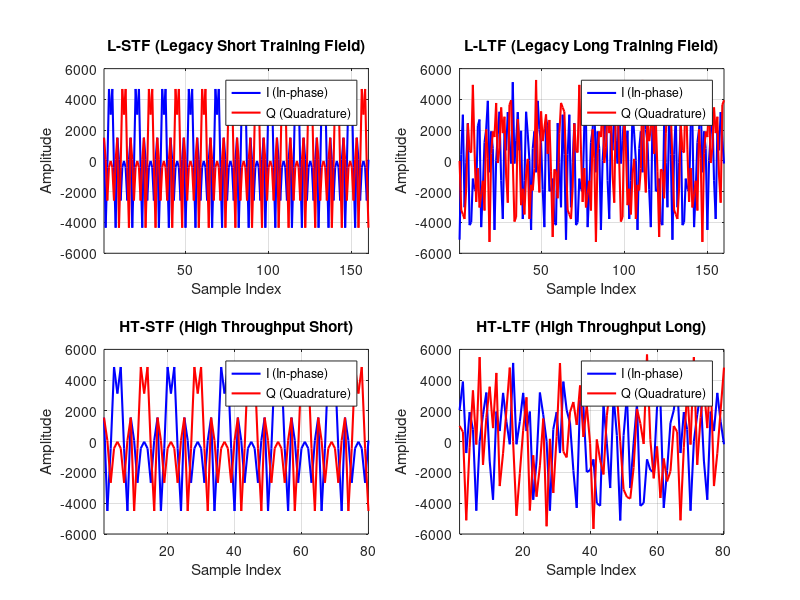
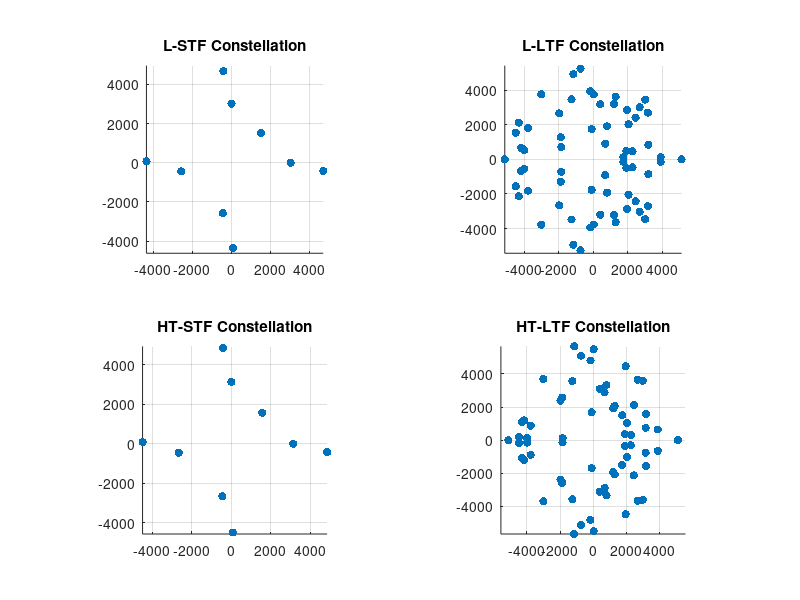

The MATLAB script that drew these images, in order:
%% 802.11 Preamble Visualization Script
% Bu script, Verilog ROM dosyalarındaki hex verileri kullanarak
% L-STF, L-LTF, HT-STF ve HT-LTF sinyallerinin I/Q grafiklerini çizer.

clear; clc; close all;

%% 1. Veri Tanımları (ROM Dosyalarından Alınan Hex Değerler)

% --- L-STF (Legacy Short Training Field) ---
% 16 örnek (1 periyot), toplamda 10 kez tekrarlanır (160 örnek)
l_stf_hex = [
    "05E305E3"; "EF0C004D"; "FE47F5F3"; "1246FE61"; 
    "0BC70000"; "1246FE61"; "FE47F5F3"; "EF0C004D"; 
    "05E305E3"; "004DEF0C"; "F5F3FE47"; "FE611246"; 
    "00000BC7"; "FE611246"; "F5F3FE47"; "004DEF0C"
];

% --- L-LTF (Legacy Long Training Field) ---
% 160 örnek
l_ltf_hex = [
    "EC000000"; "0193F382"; "0BBDF273"; "F43DF143"; "FFA4F91E"; "099C097A"; "EFB402A0"; "F066021F";
    "FB841350"; "F8C602CA"; "F848F598"; "08E7FE31"; "0A86F42E"; "EF33F7A7"; "F8ADFAF8"; "04BAF369";
    "08000800"; "0F430086"; "FD1FEB70"; "078201EA"; "0322077E"; "EE7D0611"; "00200EB8"; "06D4FF7A";
    "0C7C0350"; "FB180D97"; "F1430710"; "07A80B3A"; "02B4FC6E"; "0C65F567"; "05170E3A"; "FF580F67";
    "14000000"; "FF58F099"; "0517F1C6"; "0C650A99"; "02B40392"; "07A8F4C6"; "F143F8F0"; "FB18F269";
    "0C7CFCB0"; "06D40086"; "0020F148"; "EE7DF9EF"; "0322F882"; "0782FE16"; "FD1F1490"; "0F43FF7A";
    "0800F800"; "04BA0C97"; "F8AD0508"; "EF330859"; "0A860BD2"; "08E701CF"; "F8480A68"; "F8C6FD36";
    "FB84ECB0"; "F066FDE1"; "EFB4FD60"; "099CF686"; "FFA406E2"; "F43D0EBD"; "0BBD0D8D"; "01930C7E";
    "EC000000"; "0193F382"; "0BBDF273"; "F43DF143"; "FFA4F91E"; "099C097A"; "EFB402A0"; "F066021F";
    "FB841350"; "F8C602CA"; "F848F598"; "08E7FE31"; "0A86F42E"; "EF33F7A7"; "F8ADFAF8"; "04BAF369";
    "08000800"; "0F430086"; "FD1FEB70"; "078201EA"; "0322077E"; "EE7D0611"; "00200EB8"; "06D4FF7A";
    "0C7C0350"; "FB180D97"; "F1430710"; "07A80B3A"; "02B4FC6E"; "0C65F567"; "05170E3A"; "FF580F67";
    "14000000"; "FF58F099"; "0517F1C6"; "0C650A99"; "02B40392"; "07A8F4C6"; "F143F8F0"; "FB18F269";
    "0C7CFCB0"; "06D40086"; "0020F148"; "EE7DF9EF"; "0322F882"; "0782FE16"; "FD1F1490"; "0F43FF7A";
    "0800F800"; "04BA0C97"; "F8AD0508"; "EF330859"; "0A860BD2"; "08E701CF"; "F8480A68"; "F8C6FD36";
    "FB84ECB0"; "F066FDE1"; "EFB4FD60"; "099CF686"; "FFA406E2"; "F43D0EBD"; "0BBD0D8D"; "01930C7E";
    "EC000000"; "0193F382"; "0BBDF273"; "F43DF143"; "FFA4F91E"; "099C097A"; "EFB402A0"; "F066021F";
    "FB841350"; "F8C602CA"; "F848F598"; "08E7FE31"; "0A86F42E"; "EF33F7A7"; "F8ADFAF8"; "04BAF369";
    "08000800"; "0F430086"; "FD1FEB70"; "078201EA"; "0322077E"; "EE7D0611"; "00200EB8"; "06D4FF7A";
    "0C7C0350"; "FB180D97"; "F1430710"; "07A80B3A"; "02B4FC6E"; "0C65F567"; "05170E3A"; "FF580F67"
];

% --- HT-STF (High Throughput Short Training Field) ---
% 16 örnek (1 periyot), toplamda 5 kez tekrarlanır (80 örnek)
ht_stf_hex = [
    "061C061C"; "EE680050"; "FE36F592"; "12F6FE52"; 
    "0C380000"; "12F6FE52"; "FE36F592"; "EE680050"; 
    "061C061C"; "0050EE68"; "F592FE36"; "FE5212F6"; 
    "00000C38"; "FE5212F6"; "F592FE36"; "0050EE68"
];

% --- HT-LTF (High Throughput Long Training Field) ---
% 80 örnek
ht_ltf_hex = [
    "08000400"; "0F430285"; "FD1FEC0B"; "0782FE9C"; "03220D06"; "EE7DFF47"; "00201579"; "06D4FA1F";
    "0C7C0624"; "FB180DF6"; "F1430374"; "07A81176"; "02B4F4BC"; "0C65FD14"; "05170813"; "FF5812D1";
    "14000000"; "FF58ED2F"; "0517F7ED"; "0C6502EC"; "02B40B44"; "07A8EE8A"; "F143FC8C"; "FB18F20A";
    "0C7CF9DC"; "06D405E1"; "0020EA87"; "EE7D00B9"; "0322F2FA"; "07820164"; "FD1F13F5"; "0F43FD7B";
    "0800FC00"; "04BA0788"; "F8AD0A15"; "EF330443"; "0A860E4A"; "08E70134"; "F848094F"; "F8C6FF82";
    "FB84E9DC"; "F0660092"; "EFB4FB54"; "099CF7AE"; "FFA40694"; "F43D0E74"; "0BBD0E0D"; "01930C23";
    "EC000000"; "0193F3DD"; "0BBDF1F3"; "F43DF18C"; "FFA4F96C"; "099C0852"; "EFB404AC"; "F066FF6E";
    "FB841624"; "F8C6007E"; "F848F6B1"; "08E7FECC"; "0A86F1B6"; "EF33FBBD"; "F8ADF5EB"; "04BAF878";
    "08000400"; "0F430285"; "FD1FEC0B"; "0782FE9C"; "03220D06"; "EE7DFF47"; "00201579"; "06D4FA1F";
    "0C7C0624"; "FB180DF6"; "F1430374"; "07A81176"; "02B4F4BC"; "0C65FD14"; "05170813"; "FF5812D1"
];

%% 2. Hex'ten Complex Sayıya Dönüştürme Fonksiyonu
function complex_data = hex2iq(hex_array)
    % Hex string dizisini karakter dizisine çevir
    hex_char = char(hex_array);
    
    % İlk 4 karakter I (Real), Son 4 karakter Q (Imaginary)
    i_hex = hex_char(:, 1:4);
    q_hex = hex_char(:, 5:8);
    
    % Hex'ten Signed Integer'a çevir (16-bit, 2's complement)
    i_val = typecast(uint16(hex2dec(i_hex)), 'int16');
    q_val = typecast(uint16(hex2dec(q_hex)), 'int16');
    
    % Complex sayı oluştur
    complex_data = double(i_val) + 1j * double(q_val);
end

%% 3. Verileri İşleme

% L-STF: 10 tekrar (160 sample)
l_stf_one_period = hex2iq(l_stf_hex);
l_stf_full = repmat(l_stf_one_period, 10, 1); 

% L-LTF: Olduğu gibi (160 sample)
l_ltf_full = hex2iq(l_ltf_hex);

% HT-STF: 5 tekrar (80 sample)
ht_stf_one_period = hex2iq(ht_stf_hex);
ht_stf_full = repmat(ht_stf_one_period, 5, 1);

% HT-LTF: Olduğu gibi (80 sample)
ht_ltf_full = hex2iq(ht_ltf_hex);

%% 4. Görselleştirme

figure('Name', '802.11 Preamble Signals', 'Position', [100, 100, 1200, 800]);

% --- L-STF Plot ---
subplot(2, 2, 1);
plot(real(l_stf_full), 'b', 'LineWidth', 1.5); hold on;
plot(imag(l_stf_full), 'r', 'LineWidth', 1.5);
title('L-STF (Legacy Short Training Field)');
xlabel('Sample Index'); ylabel('Amplitude');
legend('I (In-phase)', 'Q (Quadrature)');
grid on; xlim([1 160]);

% --- L-LTF Plot ---
subplot(2, 2, 2);
plot(real(l_ltf_full), 'b', 'LineWidth', 1.5); hold on;
plot(imag(l_ltf_full), 'r', 'LineWidth', 1.5);
title('L-LTF (Legacy Long Training Field)');
xlabel('Sample Index'); ylabel('Amplitude');
legend('I (In-phase)', 'Q (Quadrature)');
grid on; xlim([1 160]);

% --- HT-STF Plot ---
subplot(2, 2, 3);
plot(real(ht_stf_full), 'b', 'LineWidth', 1.5); hold on;
plot(imag(ht_stf_full), 'r', 'LineWidth', 1.5);
title('HT-STF (High Throughput Short)');
xlabel('Sample Index'); ylabel('Amplitude');
legend('I (In-phase)', 'Q (Quadrature)');
grid on; xlim([1 80]);

% --- HT-LTF Plot ---
subplot(2, 2, 4);
plot(real(ht_ltf_full), 'b', 'LineWidth', 1.5); hold on;
plot(imag(ht_ltf_full), 'r', 'LineWidth', 1.5);
title('HT-LTF (High Throughput Long)');
xlabel('Sample Index'); ylabel('Amplitude');
legend('I (In-phase)', 'Q (Quadrature)');
grid on; xlim([1 80]);

%% 5. Constellation Diagram (Opsiyonel - Meraklısı için)
figure('Name', 'Constellation Diagrams', 'Position', [150, 150, 800, 800]);
subplot(2,2,1); scatter(real(l_stf_full), imag(l_stf_full), 'filled'); title('L-STF Constellation'); grid on; axis equal;
subplot(2,2,2); scatter(real(l_ltf_full), imag(l_ltf_full), 'filled'); title('L-LTF Constellation'); grid on; axis equal;
subplot(2,2,3); scatter(real(ht_stf_full), imag(ht_stf_full), 'filled'); title('HT-STF Constellation'); grid on; axis equal;
subplot(2,2,4); scatter(real(ht_ltf_full), imag(ht_ltf_full), 'filled'); title('HT-LTF Constellation'); grid on; axis equal;
